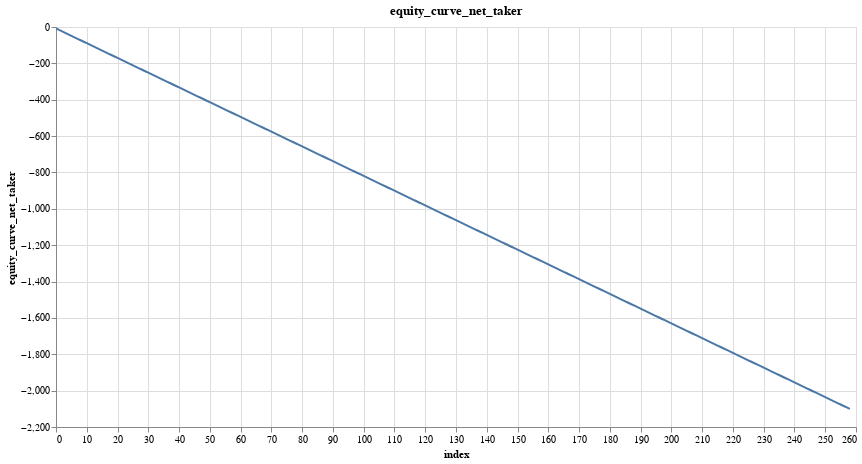

The cell this chart's notebook holds for it:
### Code cell
researches.plot_column(model_trades, 'equity_curve_net_taker')

### Figure 1 — Vega specification as saved in the notebook (floating-point values rounded to 4 significant figures; data arrays with more than 128 entries replaced by an {"elided": "..."} marker saying what was removed)
{"$schema": "https://vega.github.io/schema/vega/v5.json", "data": [{"name": "param_20_store"}, {"name": "source_0", "values": {"elided": "259 records"}}, {"name": "source_0_x_domain_index", "values": [{"min": 0, "max": 258}]}, {"name": "source_0_y_domain_equity_curve_net_taker", "values": [{"min": -2101.0, "max": -8.1}]}], "signals": [{"name": "unit", "value": {}, "on": [{"events": "pointermove", "update": "isTuple(group()) ? group() : unit"}]}, {"name": "param_20", "update": "vlSelectionResolve(\"param_20_store\", \"union\")"}, {"name": "param_20_index", "on": [{"events": [{"source": "view", "type": "dblclick"}], "update": "null"}, {"events": {"signal": "param_20_translate_delta"}, "update": "panLinear(param_20_translate_anchor.extent_x, -param_20_translate_delta.x / width)"}, {"events": {"signal": "param_20_zoom_delta"}, "update": "zoomLinear(domain(\"x\"), param_20_zoom_anchor.x, param_20_zoom_delta)"}]}, {"name": "param_20_equity_curve_net_taker", "on": [{"events": [{"source": "view", "type": "dblclick"}], "update": "null"}, {"events": {"signal": "param_20_translate_delta"}, "update": "panLinear(param_20_translate_anchor.extent_y, param_20_translate_delta.y / height)"}, {"events": {"signal": "param_20_zoom_delta"}, "update": "zoomLinear(domain(\"y\"), param_20_zoom_anchor.y, param_20_zoom_delta)"}]}, {"name": "param_20_tuple", "on": [{"events": [{"signal": "param_20_index || param_20_equity_curve_net_taker"}], "update": "param_20_index && param_20_equity_curve_net_taker ? {unit: \"\", fields: param_20_tuple_fields, values: [param_20_index,param_20_equity_curve_net_taker]} : null"}]}, {"name": "param_20_tuple_fields", "value": [{"field": "index", "channel": "x", "type": "R"}, {"field": "equity_curve_net_taker", "channel": "y", "type": "R"}]}, {"name": "param_20_translate_anchor", "value": {}, "on": [{"events": [{"source": "scope", "type": "pointerdown"}], "update": "{x: x(unit), y: y(unit), extent_x: domain(\"x\"), extent_y: domain(\"y\")}"}]}, {"name": "param_20_translate_delta", "value": {}, "on": [{"events": [{"source": "window", "between": [{"source": "scope", "type": "pointerdown"}, {"source": "window", "type": "pointerup"}], "type": "pointermove", "consume": true}], "update": "{x: param_20_translate_anchor.x - x(unit), y: param_20_translate_anchor.y - y(unit)}"}]}, {"name": "param_20_zoom_anchor", "on": [{"events": [{"source": "scope", "consume": true, "type": "wheel"}], "update": "{x: invert(\"x\", x(unit)), y: invert(\"y\", y(unit))}"}]}, {"name": "param_20_zoom_delta", "on": [{"events": [{"source": "scope", "type": "wheel", "consume": true}], "update": "pow(1.001, event.deltaY * pow(16, event.deltaMode))", "force": true}]}, {"name": "param_20_modify", "on": [{"events": {"signal": "param_20_tuple"}, "update": "modify(\"param_20_store\", param_20_tuple, true)"}]}], "marks": [{"type": "line", "name": "marks", "from": {"data": "source_0"}, "sort": {"field": "x"}, "encode": {"update": {"tooltip": {"signal": "{\"index\": format(datum[\"index\"], \"\"), \"equity_curve_net_taker\": format(datum[\"equity_curve_net_taker\"], \"\")}"}, "defined": {"signal": "isValid(datum[\"index\"]) && isFinite(+datum[\"index\"]) && isValid(datum[\"equity_curve_net_taker\"]) && isFinite(+datum[\"equity_curve_net_taker\"])"}, "y": {"field": "equity_curve_net_taker", "scale": "y"}, "x": {"field": "index", "scale": "x"}, "stroke": {"value": "#4c78a8"}}}, "interactive": true, "clip": true, "style": ["line"]}], "scales": [{"name": "x", "type": "linear", "domain": [{"signal": "(data(\"source_0_x_domain_index\")[0] || {}).min"}, {"signal": "(data(\"source_0_x_domain_index\")[0] || {}).max"}], "range": [0, {"signal": "width"}], "domainRaw": {"signal": "param_20[\"index\"]"}, "zero": false, "nice": true}, {"name": "y", "type": "linear", "domain": [{"signal": "(data(\"source_0_y_domain_equity_curve_net_taker\")[0] || {}).min"}, {"signal": "(data(\"source_0_y_domain_equity_curve_net_taker\")[0] || {}).max"}], "range": [{"signal": "height"}, 0], "domainRaw": {"signal": "param_20[\"equity_curve_net_taker\"]"}, "nice": true, "zero": true}], "axes": [{"scale": "x", "gridScale": "y", "maxExtent": 0, "labels": false, "minExtent": 0, "aria": false, "ticks": false, "tickCount": {"signal": "ceil(width/40)"}, "orient": "bottom", "zindex": 0, "grid": true, "domain": false}, {"scale": "y", "gridScale": "x", "domain": false, "tickCount": {"signal": "ceil(height/40)"}, "ticks": false, "grid": true, "minExtent": 0, "maxExtent": 0, "aria": false, "orient": "left", "labels": false, "zindex": 0}, {"scale": "x", "labelFlush": true, "labelOverlap": true, "tickCount": {"signal": "ceil(width/40)"}, "zindex": 0, "orient": "bottom", "grid": false, "title": "index"}, {"scale": "y", "title": "equity_curve_net_taker", "labelOverlap": true, "tickCount": {"signal": "ceil(height/40)"}, "orient": "left", "zindex": 0, "grid": false}], "title": {"text": "equity_curve_net_taker", "frame": "group"}, "width": 800, "height": 400, "background": "white", "padding": 5, "style": "cell"}
